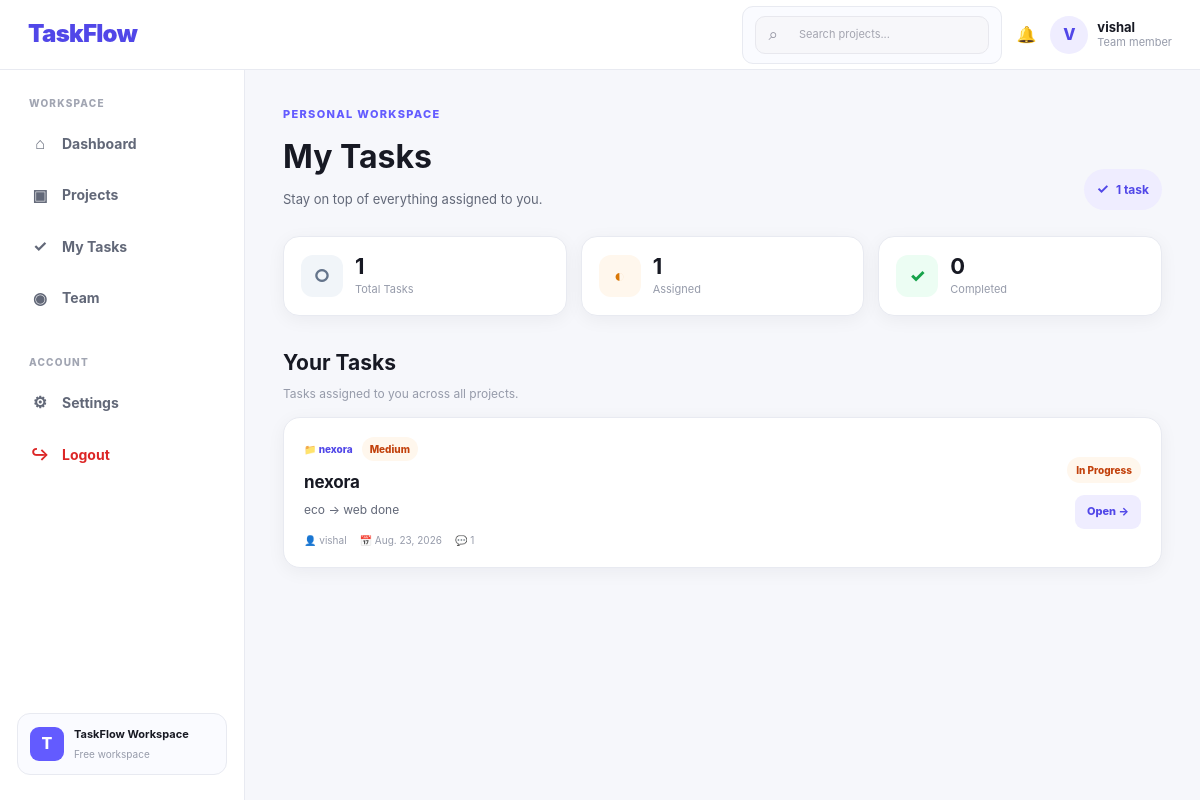
Page /projects/my-tasks/ (signed in) on the committed database.
### projects/models.py (models this page shows, shortened)
class Task(models.Model):
    STATUS_CHOICES = [
        ("todo", "To Do"),
        ("in_progress", "In Progress"),
        ("done", "Done"),
    ]
    PRIORITY_CHOICES = [
        ("low", "Low"),
        ("medium", "Medium"),
        ("high", "High"),
    ]
    project = models.ForeignKey(
        Project,
        on_delete=models.CASCADE,
        related_name="tasks"
    )
    title = models.CharField(max_length=200)
    description = models.TextField(blank=True)
    assigned_to = models.ForeignKey(
        User,
        on_delete=models.SET_NULL,
        null=True,
        blank=True,
        related_name="assigned_tasks"
    )
    created_by = models.ForeignKey(
        User,
        on_delete=models.CASCADE,
        related_name="created_tasks"
    )
    status = models.CharField(
        max_length=20,
        choices=STATUS_CHOICES,
        default="todo"
    )
    priority = models.CharField(
        max_length=20,
        choices=PRIORITY_CHOICES,
        default="medium"
    )
    due_date = models.DateField(
        null=True,
        blank=True
    )
    created_at = models.DateTimeField(auto_now_add=True)
    updated_at = models.DateTimeField(auto_now=True)

class Project(models.Model):
    name = models.CharField(max_length=200)
    description = models.TextField(blank=True)
    owner = models.ForeignKey(
        User,
        on_delete=models.CASCADE,
        related_name="owned_projects"
    )
    members = models.ManyToManyField(
        User,
        related_name="projects",
        blank=True
    )
    created_at = models.DateTimeField(auto_now_add=True)

### projects/views.py (the view)
@login_required
def my_tasks(request):
    tasks = Task.objects.filter(
        assigned_to=request.user
    ).select_related(
        "project"
    ).order_by(
        "status",
        "-created_at"
    )
    return render(request, "projects/my_tasks.html", {
        "tasks": tasks,
    })

### templates/projects/my_tasks.html (shortened to what this page needs)
{% extends "base.html" %}
{% block content %}
<div class="my-tasks-page">
    <div class="my-tasks-header">
        <div>
            <p class="eyebrow">Personal Workspace</p>
            <h1>My Tasks</h1>
            <p class="my-tasks-subtitle">
                Stay on top of everything assigned to you.
            </p>
        </div>
        <div class="task-summary-pill">
            <span>✓</span>
            {{ tasks.count }} task{{ tasks.count|pluralize }}
        </div>
    </div>
    <div class="my-task-stats">
        <div class="my-task-stat">
            <div class="my-task-stat-icon todo">
                ○
            </div>
            <div>
                <strong>
                    {{ tasks|length }}
                </strong>
                <span>Total Tasks</span>
            </div>
        </div>
        <div class="my-task-stat">
            <div class="my-task-stat-icon progress">
                ◐
            </div>
            <div>
                <strong>
                    {{ tasks|length }}
                </strong>
                <span>Assigned</span>
            </div>
        </div>
        <div class="my-task-stat">
            <div class="my-task-stat-icon done">
                ✓
            </div>
            <div>
                <strong>0</strong>
                <span>Completed</span>
            </div>
        </div>
    </div>
    <div class="my-task-section">
        <div class="my-task-section-header">
            <div>
                <h2>Your Tasks</h2>
                <p>
                    Tasks assigned to you across all projects.
                </p>
            </div>
        </div>
        {% for task in tasks %}
            <article class="my-task-card">
                <div class="my-task-main">
                    <div class="my-task-topline">
                        <span class="task-project-label">
                            📁 {{ task.project.name }}
                        </span>
                        <span class="priority-badge priority-{{ task.priority }}">
                            {{ task.get_priority_display }}
                        </span>
                    </div>
                    <h3>
                        {{ task.title }}
                    </h3>
                    <p class="my-task-description">
                        {{ task.description|default:"No description added." }}
                    </p>
                    <div class="my-task-meta">
                        <span>
                            👤 {{ task.assigned_to.username }}
                        </span>
                        {% if task.due_date %}
                            <span>
                                📅 {{ task.due_date }}
                            </span>
                        {% endif %}
                        <span>
                            💬 {{ task.comments.count }}
                        </span>
                    </div>
                </div>
                <div class="my-task-side">
                    <span class="task-status-pill status-{{ task.status }}">
                        {% if task.status == "todo" %}
                            To Do
                        {% elif task.status == "in_progress" %}
                            In Progress
                        {% else %}
                            Done
                        {% endif %}
                    </span>
                    <a
                        href="{% url 'project_board' task.project.id %}"
                        class="task-open-button"
                    >
                        Open →
                    </a>
                </div>
            </article>
        {% endfor %}
    </div>
</div>
{% endblock %}

### templates/base.html (shortened to what this page needs)
{% load static %}
<!DOCTYPE html>
<html lang="en">
<head>
    <link rel="stylesheet" href="{% static 'css/style.css' %}">
</head>
<body>
    {% if user.is_authenticated %}
        <header class="topbar">
            <a href="{% url 'dashboard' %}" class="brand">
                TaskFlow
            </a>
            <div class="topbar-right">
                <div class="topbar-search">
                    <form
    method="GET"
    action="{% url 'search_projects' %}"
    class="navbar-search"
>
    <span>⌕</span>
    <input
        type="text"
        name="q"
        placeholder="Search projects..."
        autocomplete="off"
    >
</form>
                </div>
                <a
    href="{% url 'notifications' %}"
    class="notification-link"
    title="Notifications"
>
    🔔
</a>
                <div class="user-menu">
                    <div class="user-avatar">
                        {{ user.username|first|upper }}
                    </div>
                    <div class="user-info">
                        <strong>{{ user.username }}</strong>
                        <small>Team member</small>
                    </div>
                </div>
            </div>
        </header>
        <div class="app-shell">
            <aside class="sidebar">
                <div class="sidebar-section">
                    <p class="sidebar-label">
                        WORKSPACE
                    </p>
                    <a
                        href="{% url 'dashboard' %}"
                        class="sidebar-link {% if request.resolver_match.url_name == 'dashboard' %}active{% endif %}"
                    >
                        <span>⌂</span>
                        Dashboard
                    </a>
                    <a
    href="{% url 'projects_list' %}"
    class="sidebar-link"
>
    <span>▣</span>
    Projects
</a>
                    <a
    href="{% url 'my_tasks' %}"
    class="sidebar-link"
>
    <span>✓</span>
    My Tasks
</a>
                   <a
    href="{% url 'team' %}"
    class="sidebar-link"
>
    <span>◉</span>
    Team
</a>
                </div>
               <div class="sidebar-section">
    <p class="sidebar-label">
        ACCOUNT
    </p>
    <a
        href="{% url 'settings' %}"
        class="sidebar-link {% if request.resolver_match.url_name == 'settings' %}active{% endif %}"
    >
        <span>⚙</span>
        Settings
    </a>
    <a
        href="{% url 'logout' %}"
        class="sidebar-link logout-link"
    >
        <span>↪</span>
        Logout
    </a>
</div>
                <div class="sidebar-bottom">
                    <div class="workspace-card">
                        <div class="workspace-icon">
                            T
                        </div>
                        <div>
                            <strong>TaskFlow Workspace</strong>
                            <small>Free workspace</small>
                        </div>
                    </div>
                </div>
            </aside>
            <main class="main-content">
                {% block content %}
                {% endblock %}
            </main>
        </div>
    {% else %}
        <main class="guest-page">
            {% block guest_content %}
            {% endblock %}
        </main>
    {% endif %}
</body>
</html>

### rows in the picture
Task: project.name "nexora", priority "Medium", title "nexora", description "eco -> web done", assigned_to.username "vishal", due_date "Aug. 23, 2026", comments.count "1", status "In Progress"

### other values in the picture
{{ user.username|first|upper }} "V"
{{ user.username }} "vishal"
{{ tasks.count }} "1"
{{ tasks|length }} "1"
